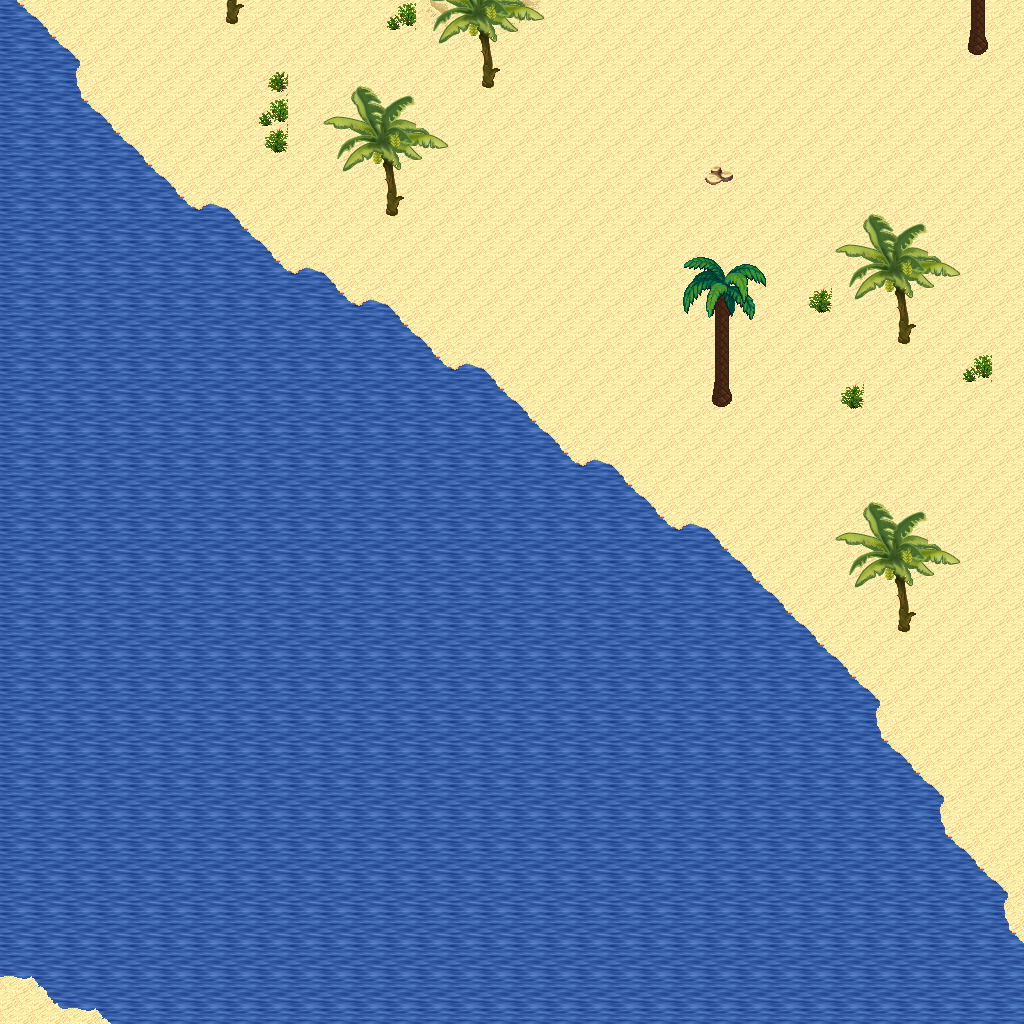

A 2D game scene composited from a Tiled map and its tileset images. What follows is a short description and the map's XML, with each tile layer's data collapsed to a summary:
An orthogonal 32x32 tile map with 32x32 px tiles, 5 tile layers (Ground, Objects, Objects2, Above, ...), 1 hidden layer not drawn, 16 tilesets.

<map version="1.10" tiledversion="1.11.0" orientation="orthogonal" renderorder="right-down" width="32" height="32" tilewidth="32" tileheight="32" infinite="0" nextlayerid="11" nextobjectid="1">
 <tileset firstgid="1" name="logic_collision" tilewidth="32" tileheight="32" tilecount="1" columns="1">
  <image source="../drawable/logic_collision.png" width="32" height="32" />
 </tileset>
 <tileset firstgid="2" name="ground_ground" tilewidth="32" tileheight="32" tilecount="33" columns="3">
  <image source="../drawable/ground_ground.png" width="96" height="352" />
 </tileset>
 <tileset firstgid="35" name="terrain_desert" tilewidth="32" tileheight="32" tilecount="88" columns="8">
  <image source="../drawable/terrain_desert.png" width="256" height="352" />
 </tileset>
 <tileset firstgid="123" name="ground_sand_edges" tilewidth="32" tileheight="32" tilecount="15" columns="5">
  <image source="../drawable/ground_sand_edges.png" width="160" height="96" />
 </tileset>
 <tileset firstgid="138" name="ground_sand_2" tilewidth="32" tileheight="32" tilecount="15" columns="5">
  <image source="../drawable/ground_sand_2.png" width="160" height="96" />
 </tileset>
 <tileset firstgid="153" name="building_stone_ruins" tilewidth="32" tileheight="32" tilecount="72" columns="6">
  <image source="../drawable/building_stone_ruins.png" width="192" height="384" />
 </tileset>
 <tileset firstgid="225" name="item_statue_blackened_column" tilewidth="32" tileheight="32" tilecount="4" columns="1">
  <image source="../drawable/item_statue_blackened_column.png" width="32" height="128" />
 </tileset>
 <tileset firstgid="229" name="item_statue_skull_carving" tilewidth="32" tileheight="32" tilecount="4" columns="2">
  <image source="../drawable/item_statue_skull_carving.png" width="64" height="64" />
 </tileset>
 <tileset firstgid="233" name="item_statue_skullpedestal" tilewidth="32" tileheight="32" tilecount="2" columns="1">
  <image source="../drawable/item_statue_skullpedestal.png" width="32" height="64" />
 </tileset>
 <tileset firstgid="235" name="plant_tree_banana_tree" tilewidth="32" tileheight="32" tilecount="40" columns="4">
  <image source="../drawable/plant_tree_banana_tree.png" width="128" height="320" />
 </tileset>
 <tileset firstgid="275" name="plant_tree_palm_tree" tilewidth="32" tileheight="32" tilecount="6" columns="2">
  <image source="../drawable/plant_tree_palm_tree.png" width="64" height="96" />
 </tileset>
 <tileset firstgid="281" name="plant_tree_palm_trees" tilewidth="32" tileheight="32" tilecount="40" columns="4">
  <image source="../drawable/plant_tree_palm_trees.png" width="128" height="320" />
 </tileset>
 <tileset firstgid="321" name="plant_bush_large_green" tilewidth="32" tileheight="32" tilecount="9" columns="3">
  <image source="../drawable/plant_bush_large_green.png" width="96" height="96" />
 </tileset>
 <tileset firstgid="330" name="plant_cactus" tilewidth="32" tileheight="32" tilecount="2" columns="1">
  <image source="../drawable/plant_cactus.png" width="32" height="64" />
 </tileset>
 <tileset firstgid="332" name="plant_lily_pads" tilewidth="32" tileheight="32" tilecount="2" columns="1">
  <image source="../drawable/plant_lily_pads.png" width="32" height="64" />
 </tileset>
 <tileset firstgid="334" name="plant_round_cactuses" tilewidth="32" tileheight="32" tilecount="20" columns="10">
  <image source="../drawable/plant_round_cactuses.png" width="320" height="64" />
 </tileset>
 <layer id="1" name="Ground" width="32" height="32">
  <data>[1024 cells, 1024 non-empty, 4 distinct tile ids]</data>
 </layer>
 <layer id="2" name="Objects" width="32" height="32">
  <data>[1024 cells, 81 non-empty, 13 distinct tile ids]</data>
 </layer>
 <layer id="3" name="Objects2" width="32" height="32">
  <data>[1024 cells, 0 non-empty, 0 distinct tile ids]</data>
 </layer>
 <layer id="4" name="Above" width="32" height="32">
  <data>[1024 cells, 49 non-empty, 19 distinct tile ids]</data>
 </layer>
 <layer id="5" name="Above2" width="32" height="32">
  <data>[1024 cells, 0 non-empty, 0 distinct tile ids]</data>
 </layer>
 <layer id="6" name="Walkable" width="32" height="32" visible="0">
  <data>[1024 cells, 612 non-empty, 1 distinct tile ids]</data>
 </layer>
 <objectgroup id="7" name="Mapevents" />
 <objectgroup id="8" name="Spawn" />
 <objectgroup id="9" name="Keys" />
 <objectgroup id="10" name="Replace" />
</map>
